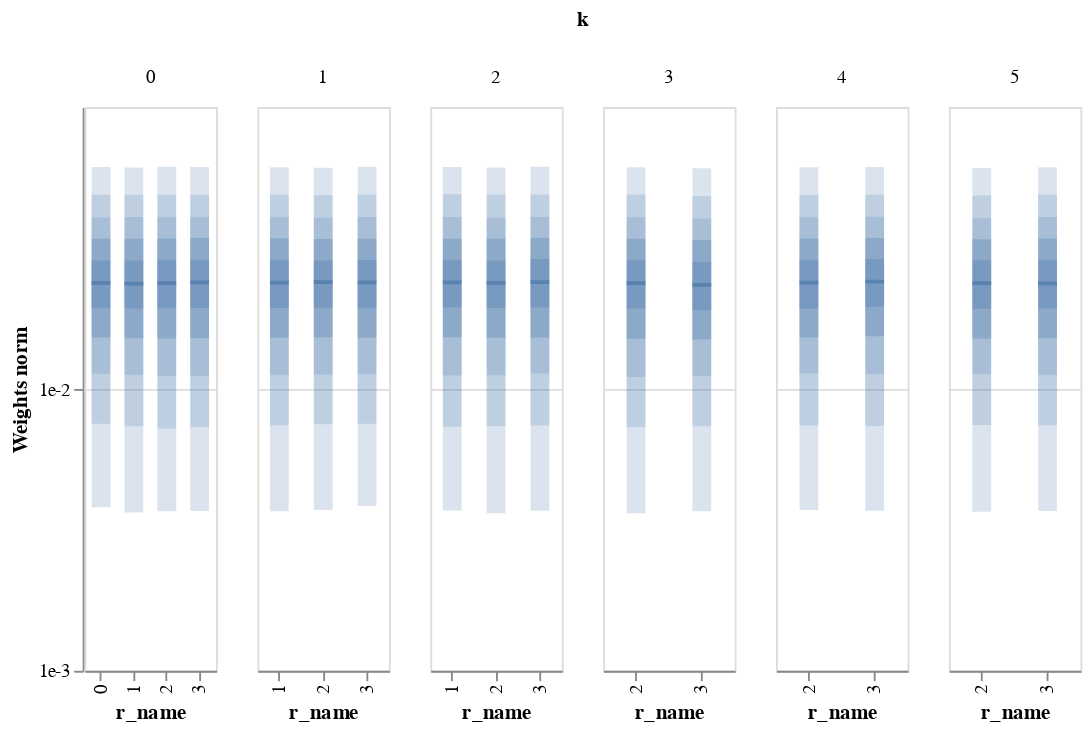

Notebook source saved alongside this figure:
### Code cell
base.plot_weights_dist(base.create_weights(100,500),  scale_type='log', wrange=(1e-3,1e-1))

### Figure 1 — Vega-Lite specification as saved in the notebook (floating-point values rounded to 4 significant figures)
{"config": {"view": {"continuousWidth": 400, "continuousHeight": 300}}, "data": {"name": "data-e464aa1148ba8f22974ad72ca50b9d4f"}, "facet": {"column": {"type": "quantitative", "field": "k"}}, "spec": {"layer": [{"mark": {"type": "tick", "thickness": 2, "width": 10, "xOffset": 0}, "encoding": {"x": {"type": "nominal", "field": "r_name"}, "y": {"type": "quantitative", "axis": {"format": "e", "values": [0.001, 0.01]}, "field": "median", "scale": {"domain": [0.001, 0.1], "type": "log"}, "title": "Weights norm"}}, "selection": {"selector020": {"type": "interval", "bind": "scales", "encodings": ["y"]}}, "width": 70}, {"mark": {"type": "bar", "opacity": 0.2, "width": 10, "xOffset": 0}, "encoding": {"x": {"type": "nominal", "field": "r_name"}, "y": {"type": "quantitative", "field": "-q0", "title": ""}, "y2": {"field": "q0"}}, "width": 70}, {"mark": {"type": "bar", "opacity": 0.2, "width": 10, "xOffset": 0}, "encoding": {"x": {"type": "nominal", "field": "r_name"}, "y": {"type": "quantitative", "field": "-q1", "title": ""}, "y2": {"field": "q1"}}, "width": 70}, {"mark": {"type": "bar", "opacity": 0.2, "width": 10, "xOffset": 0}, "encoding": {"x": {"type": "nominal", "field": "r_name"}, "y": {"type": "quantitative", "field": "-q2", "title": ""}, "y2": {"field": "q2"}}, "width": 70}, {"mark": {"type": "bar", "opacity": 0.3, "width": 10, "xOffset": 0}, "encoding": {"x": {"type": "nominal", "field": "r_name"}, "y": {"type": "quantitative", "field": "-q3", "title": ""}, "y2": {"field": "q3"}}, "width": 70}, {"mark": {"type": "bar", "opacity": 0.3, "width": 10, "xOffset": 0}, "encoding": {"x": {"type": "nominal", "field": "r_name"}, "y": {"type": "quantitative", "field": "-q4", "title": ""}, "y2": {"field": "q4"}}, "width": 70}]}, "resolve": {"scale": {"x": "independent"}}, "$schema": "https://vega.github.io/schema/vega-lite/v4.8.1.json", "datasets": {"data-e464aa1148ba8f22974ad72ca50b9d4f": [{"r_name": 0, "k": 0, "r": 0, "name": "k=0 r=0", "median": 0.02378, "q0": 0.06135, "-q0": 0.003805, "q1": 0.04891, "-q1": 0.007523, "q2": 0.04057, "-q2": 0.01132, "q3": 0.03413, "-q3": 0.01521, "q4": 0.02858, "-q4": 0.01933}, {"r_name": 1, "k": 0, "r": 1, "name": "k=0 r=1", "median": 0.02363, "q0": 0.06108, "-q0": 0.003647, "q1": 0.04884, "-q1": 0.007373, "q2": 0.04071, "-q2": 0.01123, "q3": 0.03408, "-q3": 0.01515, "q4": 0.02855, "-q4": 0.01928}, {"r_name": 2, "k": 0, "r": 2, "name": "k=0 r=2", "median": 0.02375, "q0": 0.06143, "-q0": 0.003682, "q1": 0.04891, "-q1": 0.007236, "q2": 0.04067, "-q2": 0.01114, "q3": 0.0342, "-q3": 0.01509, "q4": 0.02871, "-q4": 0.01934}, {"r_name": 3, "k": 0, "r": 3, "name": "k=0 r=3", "median": 0.02386, "q0": 0.06133, "-q0": 0.003691, "q1": 0.0489, "-q1": 0.007313, "q2": 0.04065, "-q2": 0.01115, "q3": 0.03434, "-q3": 0.01515, "q4": 0.02874, "-q4": 0.01938}, {"r_name": 1, "k": 1, "r": 1, "name": "k=1 r=1", "median": 0.02384, "q0": 0.06112, "-q0": 0.003684, "q1": 0.04894, "-q1": 0.007427, "q2": 0.04068, "-q2": 0.01122, "q3": 0.03423, "-q3": 0.0152, "q4": 0.02875, "-q4": 0.01937}, {"r_name": 2, "k": 1, "r": 2, "name": "k=1 r=2", "median": 0.02391, "q0": 0.06091, "-q0": 0.003718, "q1": 0.04862, "-q1": 0.007489, "q2": 0.04049, "-q2": 0.01125, "q3": 0.03406, "-q3": 0.01525, "q4": 0.02857, "-q4": 0.01943}, {"r_name": 3, "k": 1, "r": 3, "name": "k=1 r=3", "median": 0.02389, "q0": 0.06146, "-q0": 0.003846, "q1": 0.04902, "-q1": 0.007525, "q2": 0.04077, "-q2": 0.01129, "q3": 0.03411, "-q3": 0.01521, "q4": 0.02867, "-q4": 0.01935}, {"r_name": 1, "k": 2, "r": 1, "name": "k=2 r=1", "median": 0.02388, "q0": 0.06136, "-q0": 0.003707, "q1": 0.04904, "-q1": 0.007349, "q2": 0.04078, "-q2": 0.01116, "q3": 0.03413, "-q3": 0.01524, "q4": 0.02871, "-q4": 0.0195}, {"r_name": 2, "k": 2, "r": 2, "name": "k=2 r=2", "median": 0.02377, "q0": 0.06105, "-q0": 0.003621, "q1": 0.04893, "-q1": 0.007382, "q2": 0.04048, "-q2": 0.0112, "q3": 0.0341, "-q3": 0.01518, "q4": 0.02858, "-q4": 0.01937}, {"r_name": 3, "k": 2, "r": 3, "name": "k=2 r=3", "median": 0.02393, "q0": 0.06139, "-q0": 0.003696, "q1": 0.04894, "-q1": 0.00742, "q2": 0.04077, "-q2": 0.01136, "q3": 0.03434, "-q3": 0.01523, "q4": 0.02893, "-q4": 0.01946}, {"r_name": 2, "k": 3, "r": 2, "name": "k=3 r=2", "median": 0.02374, "q0": 0.06113, "-q0": 0.003621, "q1": 0.04894, "-q1": 0.007319, "q2": 0.04067, "-q2": 0.01104, "q3": 0.03412, "-q3": 0.01508, "q4": 0.02864, "-q4": 0.01929}, {"r_name": 3, "k": 3, "r": 3, "name": "k=3 r=3", "median": 0.02341, "q0": 0.06064, "-q0": 0.003681, "q1": 0.04827, "-q1": 0.007376, "q2": 0.04022, "-q2": 0.01115, "q3": 0.03374, "-q3": 0.01499, "q4": 0.02823, "-q4": 0.01904}, {"r_name": 2, "k": 4, "r": 2, "name": "k=4 r=2", "median": 0.02382, "q0": 0.06124, "-q0": 0.003717, "q1": 0.04873, "-q1": 0.007422, "q2": 0.04066, "-q2": 0.01134, "q3": 0.03418, "-q3": 0.01524, "q4": 0.02864, "-q4": 0.01925}, {"r_name": 3, "k": 4, "r": 3, "name": "k=4 r=3", "median": 0.02402, "q0": 0.06126, "-q0": 0.003694, "q1": 0.049, "-q1": 0.007388, "q2": 0.04082, "-q2": 0.01129, "q3": 0.03434, "-q3": 0.01537, "q4": 0.0289, "-q4": 0.01958}, {"r_name": 2, "k": 5, "r": 2, "name": "k=5 r=2", "median": 0.02376, "q0": 0.06086, "-q0": 0.003668, "q1": 0.0486, "-q1": 0.007447, "q2": 0.04035, "-q2": 0.01129, "q3": 0.034, "-q3": 0.0151, "q4": 0.02861, "-q4": 0.01927}, {"r_name": 3, "k": 5, "r": 3, "name": "k=5 r=3", "median": 0.02371, "q0": 0.06119, "-q0": 0.003692, "q1": 0.04893, "-q1": 0.007432, "q2": 0.04072, "-q2": 0.01122, "q3": 0.03418, "-q3": 0.01513, "q4": 0.0286, "-q4": 0.01928}]}}
